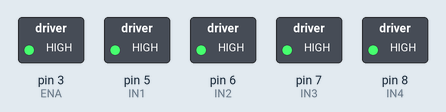
Simulated run of this sketch. Board: Arduino Uno, built with avr-gcc and run on an emulated ATmega328P. Shown: switched loads named in the sketch (green lamp = pin HIGH).

Above: at 0.1 s.
Timing chart, 0 to 1.6 s (numbered marks = the images above):
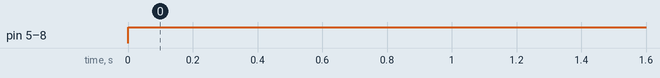

The sketch:

move_car_forward_03.ino
```cpp
// move_car_forward_03.ino
// d15m07y2024
// Credits: Adapted from Paul McWhorter's New Adruino Tutorial
// (See link: https://www.youtube.com/watch?v=v9TxES35wIw&list=PLGs0VKk2DiYxkoe2XNxDvVHqL5XG4dMWi&index=3)
// Observation: With this configuration, car moves forward correctly!
// Tidied up the code and added annotations.
//
// Setup pins. NOTE: Modified the pin numbers for the channels and motors
int ENA = 3;    // Pin 3 enables all Channels (i.e. Main Digital PWM Switch/Controller)
int IN1 = 5;    // Assign to Pin 5 (Channel A, represents pair of motors (wheels) on the right)
int IN2 = 6;    // " " " 6 (Channel B, reps pair of motors (wheels) on the left)
int IN3 = 7;    // " " " 7 (Direction of motors (wheels), where '1' reps forward, '0' means backward)
int IN4 = 8;    // " " " 8 (Direction of motors (wheels), where '1' reps forward, '0' means backward)
void setup() {
  // put your setup code here, to run once:
  pinMode(ENA,OUTPUT);
  pinMode(IN1,OUTPUT);
  pinMode(IN2,OUTPUT);
  pinMode(IN3,OUTPUT);
  pinMode(IN4,OUTPUT);
  // Enable channels A and B:
  digitalWrite(ENA,HIGH);

}

void loop() {
  // put your main code here, to run repeatedly:
  // Make car go forward:
  digitalWrite(IN1,1);
  digitalWrite(IN2,1);
  digitalWrite(IN3,1);
  digitalWrite(IN4,1);

  delay(1000);    // Add delay for 1 second

}
```

Measured:
- by itself, pin 5 (IN1), pin 6 (IN2), pin 7 (IN3), pin 8 (IN4): LOW → HIGH at 0.00 s
